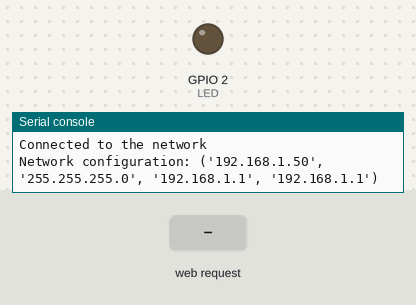
A program run on a simulated ESP32 board running MicroPython. On the bench: output pins drawn as LEDs (lit = HIGH), the last lines printed to the serial console. The test bench sets the inputs (shaded band). WiFi joins after 1.5 s.

Above: at 3.7 s.
3.8 s: HTTP request GET /?LED=ON received
At 4.5 s:
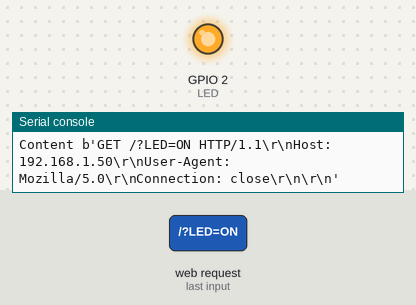
5.3 s: HTTP request GET /?LED=OFF received
At 5.7 s:
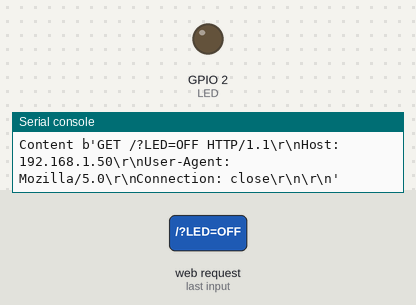
Timing chart, 0 to 8.3 s (numbered marks = the images above; inputs shaded):
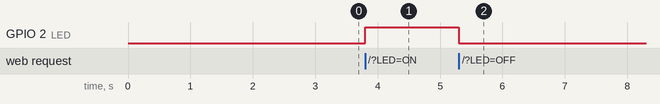

Measured:
- after the input at 3.8 s, GPIO 2 (LED): LOW → HIGH at once
- after the input at 5.3 s, GPIO 2 (LED): HIGH → LOW at once

The program:

Socket.py
```python
# To turn on and off the internal led of ESP32 module using a website
import machine
import usocket as socket
import time
import network

# Initialize a timeout variable for WiFi connection
timeout = 0

# Create a network.WLAN object to manage the WiFi connection
wifi = network.WLAN(network.STA_IF)

# Restart WiFi by disabling and re-enabling it
wifi.active(False)
time.sleep(0.5)
wifi.active(True)

# Connect to a WiFi network with SSID 'SmS_jiofi' and password 'sms123458956'
wifi.connect('SmS_jiofi', 'sms123458956')

if not wifi.isconnected():
    print('Connecting...')
    while (not wifi.isconnected() and timeout < 5):
        print(5 - timeout)
        timeout = timeout + 1
        time.sleep(1)

if wifi.isconnected():
    print('Connected to the network')
    print('Network configuration:', wifi.ifconfig())

# HTML Document
html = '''<!DOCTYPE html>
<html>
<center><h2>ESP32 Webserver</h2></center>
<form>
<center>
<h3>LED</h3>
<button name="LED" value='ON' type='submit'>ON</button>
<button name="LED" value='OFF' type='submit'>OFF</button>
</center>
'''

# Output Pin Declaration
LED = machine.Pin(2, machine.Pin.OUT)
LED.value(0)  # Initialize the LED pin to the OFF state (0)

# Initializing a socket for the web server
s = socket.socket(socket.AF_INET, socket.SOCK_STREAM)  # AF_INET - Internet Socket, SOCK_STREAM - TCP protocol

Host = ''  # An empty string allows connections from all IP addresses
Port = 80  # Port 80 is used for HTTP
s.bind((Host, Port))  # Bind the socket to the host and port

s.listen(5)  # Listen for up to 5 clients simultaneously

# Main loop
while True:
    connection_socket, address = s.accept()  # Accept a new connection and get the socket and address of the client
    print("Got a connection from", address)
    request = connection_socket.recv(1024)  # Receive the client's request, up to 1024 bytes
    print("Content", request)  # Print the received request
    request = str(request)  # Convert the request from bytes to a string

    # Check if the request contains '/?LED=ON' or '/?LED=OFF' indicating an LED control request
    LED_ON = request.find('/?LED=ON')
    LED_OFF = request.find('/?LED=OFF')

    # If '/?LED=ON' is found in the request, turn the LED ON (LED pin set to 1)
    if LED_ON == 6:
        LED.value(1)

    # If '/?LED=OFF' is found in the request, turn the LED OFF (LED pin set to 0)
    if LED_OFF == 6:
        LED.value(0)

    # Send the HTML document as a response to all connected clients
    response = html
    connection_socket.send(response)

    # Close the connection socket for this client
    connection_socket.close()


''' The code sets up a simple web server on an ESP32 microcontroller to control an LED. It first handles the WiFi connection, and then it listens for incoming client connections to control the LED via a web interface.

The ESP32 WiFi connection is established using the network.WLAN module. It attempts to connect to a WiFi network with SSID 'SmS_jiofi' and password 'sms123458956'. It also handles connection retries and prints the network configuration when connected.

An HTML document (html) is defined, which serves as the web interface to control the LED. Two buttons, 'ON' and 'OFF,' are provided.

The code initializes an output pin (LED) connected to GPIO Pin 2, which is used to control the LED. It starts with the LED turned off (0).

A socket (s) is created for the web server, using Internet sockets (AF_INET) and the TCP protocol (SOCK_STREAM). The server binds to host '' (allowing all IP addresses) and port 80 (HTTP).

The main loop starts listening for incoming client connections using the s.listen(5) call. It can handle up to 5 clients simultaneously.

When a client connects, it accepts the connection, receives the client's request, and parses it.

The code checks the request for '/?LED=ON' and '/?LED=OFF' strings, indicating LED control requests. If '/?LED=ON' is found, the LED is turned on (LED pin set to 1). If '/?LED=OFF' is found, the LED is turned off (LED pin set to 0).

The HTML document (html) is sent as a response to the client, providing the buttons to control the LED.

Finally, the connection socket is closed for that client, and the code continues listening for new connections. '''
```
